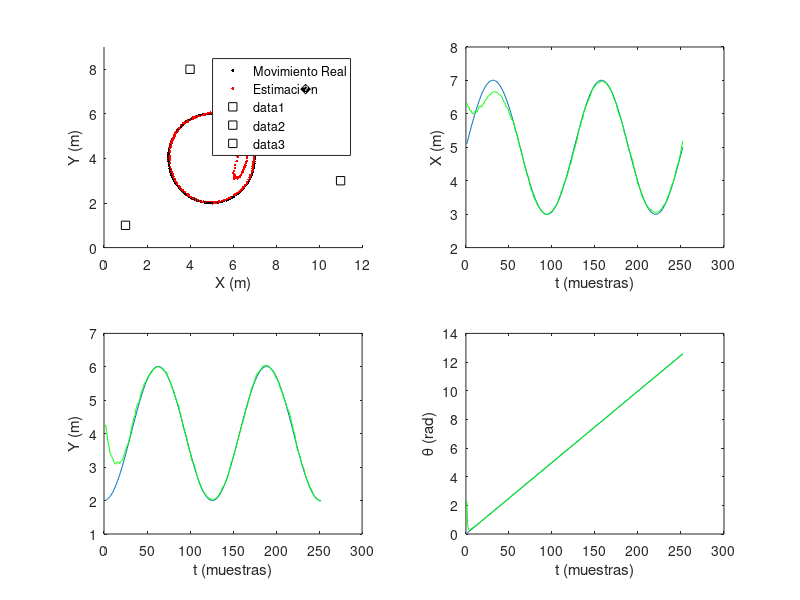
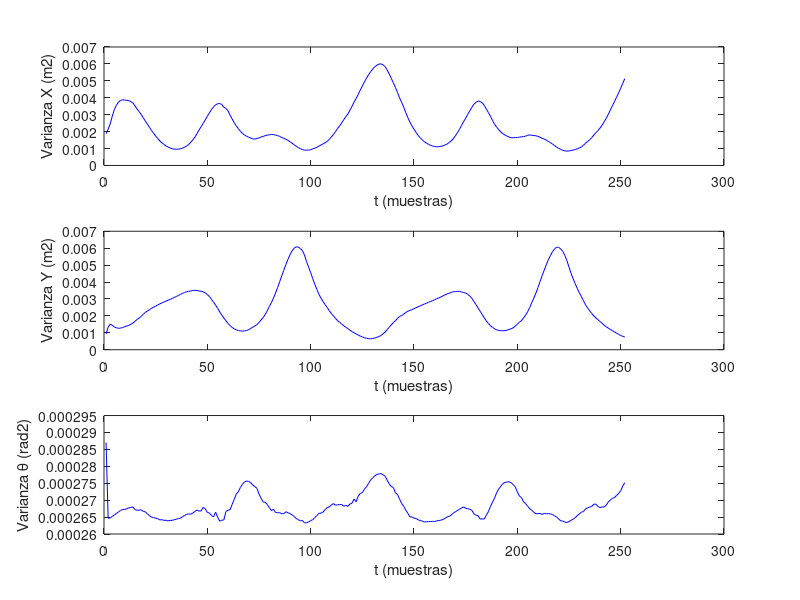

Source code (MATLAB) for these figures, in order:
% Definimos una trayectoria circular
velocidadL = 0.2;  % Velocidad lineal 0.2 m/seg
timestep = 0.5;  % Actualizacion de sensores
distanciatotal = 4*pi; % en metros.. radio de 2 metros
numerodepasos = ceil(distanciatotal/(velocidadL*timestep));
velocidadA = 2*pi/(numerodepasos*timestep); % Velocidad angular

% Varianza del ruido del proceso 
Qd = 0.01*velocidadL*timestep;
Qb = 0.02*velocidadA*timestep;
Qk_1 = [Qd 0; 0 Qb];

for k = 1:numerodepasos*2
    trayectoriaD(k) = velocidadL*timestep;
    trayectoriaB(k) = velocidadA*timestep;
    trayectoriaDRuido(k) = velocidadL*timestep + sqrt(Qd)*randn;
    trayectoriaBRuido(k) = velocidadA*timestep + sqrt(Qb)*randn;
end

% Inicializamos la posici�n inicial y su covarianza
xini = 5;
yini = 2;
thetaini = 0;
Xrealk = [xini; yini; thetaini];
Xk = [6; 3; pi];

Pxini = 0.001;
Pyini = 0.001;
Pthetaini = 0.001;
Pk = [Pxini 0 0; 0 Pyini 0 ; 0 0 Pthetaini];

% Varianza en la medida
R1 = 0.001;
R2 = 0.001;
R3 = 0.001;
Rk = [R1 0 0; 0 R2 0; 0 0 R3];

% Posici�n de las balizas
t1x = 4;
t1y = 8;
t2x = 1;
t2y = 1;
t3x = 11;
t3y = 3;

% Algoritmo
Ktotal = zeros(3);      
for l = 1:length(trayectoriaD)
    % Solo para el simulador
    XrealkAUX = Xrealk;
    
    % Avance real del robot
    Xrealk(1) = XrealkAUX(1) + trayectoriaD(l)*cos(XrealkAUX(3)+(trayectoriaB(l)/2));
    Xrealk(2) = XrealkAUX(2) + trayectoriaD(l)*sin(XrealkAUX(3)+(trayectoriaB(l)/2));
    Xrealk(3) = XrealkAUX(3) + trayectoriaB(l);
    Xreal(:,l) = Xrealk;  % Para mantener una historia del recorrido

    % Observacion de las balizas
    Zk = [(atan2(t1y-Xrealk(2),t1x-Xrealk(1)) - Xrealk(3) + sqrt(R1)*randn);
          (atan2(t2y-Xrealk(2),t2x-Xrealk(1)) - Xrealk(3) + sqrt(R2)*randn);
          (atan2(t3y-Xrealk(2),t3x-Xrealk(1)) - Xrealk(3) + sqrt(R3)*randn)];
          
    % Para acortar el nombre de la variable
    Uk = [trayectoriaDRuido(l); trayectoriaBRuido(l)];

    % Nuevo ciclo, k-1 = k.
    Xk_1 = Xk;
    Pk_1 = Pk;
    
    % Prediccion del estado
    X_k = [(Xk_1(1) + Uk(1)*cos(Xk_1(3)+(Uk(2)/2)));
           (Xk_1(2) + Uk(1)*sin(Xk_1(3)+(Uk(2)/2)));
           (Xk_1(3) + Uk(2))];
    Ak = [1 0 (-Uk(1)*sin(Xk_1(3)+Uk(2)/2));
          0 1 (Uk(1)*cos(Xk_1(3)+Uk(2)/2));
          0 0 1                             ];
    Bk = [(cos(Xk_1(3)+Uk(2)/2)) (-0.5*Uk(1)*sin(Xk_1(3)+Uk(2)/2));
          (sin(Xk_1(3)+Uk(2)/2)) (0.5*Uk(1)*cos(Xk_1(3)+Uk(2)/2));
           0                     1                                 ];
    P_k = Ak*Pk_1*((Ak)') + Bk*Qk_1*((Bk)');

    % Prediccion de la medida
    Zk_ = [(atan2(t1y-X_k(2),t1x-X_k(1)) - X_k(3));
          (atan2(t2y-X_k(2),t2x-X_k(1)) - X_k(3));
          (atan2(t3y-X_k(2),t3x-X_k(1)) - X_k(3))];
    Hk = [((t1y-X_k(2))/((t1x-X_k(1))^2+(t1y-X_k(2))^2)) (-(t1x-X_k(1))/((t1x-X_k(1))^2+(t1y-X_k(2))^2)) (-1);
          ((t2y-X_k(2))/((t2x-X_k(1))^2+(t2y-X_k(2))^2)) (-(t2x-X_k(1))/((t2x-X_k(1))^2+(t2y-X_k(2))^2)) (-1);   
          ((t3y-X_k(2))/((t3x-X_k(1))^2+(t3y-X_k(2))^2)) (-(t3x-X_k(1))/((t3x-X_k(1))^2+(t3y-X_k(2))^2)) (-1)];

    % Comparacion
    Yk = Zk-Zk_;
    for r=1:3
        if Yk(r)>pi
            Yk(r) = Yk(r) - 2*pi;
        end
        if Yk(r)<(-pi)
            Yk(r) = Yk(r) + 2*pi;
        end
    end
    Sk = Hk*P_k*((Hk)') + Rk;
    Wk = P_k*((Hk)')*inv(Sk);

    % Correccion
    Xk = X_k + Wk*Yk;
    Pk = (eye(3)-Wk*Hk)*P_k;
    
    %S�lo para almacenarlo
    Xestimado(:,l) = Xk;
    Pacumulado(1,l) = Pk(1,1);
    Pacumulado(2,l) = Pk(2,2);
    Pacumulado(3,l) = Pk(3,3);
end 

% Representacion grafica
figure(1);
subplot(2,2,1);
axis([0 12 0 9])
hold on

for m = 1:length(trayectoriaD)
    plot(Xreal(1,m),Xreal(2,m),'.k', Xestimado(1,m),Xestimado(2,m),'.r');
end
legend('Movimiento Real','Estimaci�n')

% Balizas
plot(t1x,t1y,'sk');
plot(t2x,t2y,'sk');
plot(t3x,t3y,'sk');
xlabel ('X (m)')
ylabel ('Y (m)')

subplot(2,2,2);
plot(Xreal(1,:));
hold on
plot(Xestimado(1,:),'g');
xlabel ('t (muestras)')
ylabel ('X (m)')

subplot(2,2,3);
plot(Xreal(2,:));
hold on
plot(Xestimado(2,:),'g');
xlabel ('t (muestras)')
ylabel ('Y (m)')

subplot(2,2,4);
plot(Xreal(3,:));
hold on
plot(Xestimado(3,:),'g');
xlabel ('t (muestras)')
ylabel ('\theta (rad)')
hold off

figure(2);
subplot(3,1,1);
axis([0 12 0 9])
plot(Pacumulado(1,:),'b');
xlabel ('t (muestras)')
ylabel ('Varianza X (m2)')
hold on

subplot(3,1,2);
axis([0 12 0 9])
plot(Pacumulado(2,:),'b');
xlabel ('t (muestras)')
ylabel ('Varianza Y (m2)')

subplot(3,1,3);
axis([0 12 0 9])
plot(Pacumulado(3,:),'b');
xlabel ('t (muestras)')
ylabel ('Varianza \theta (rad2)')

pause
close all
clear all
